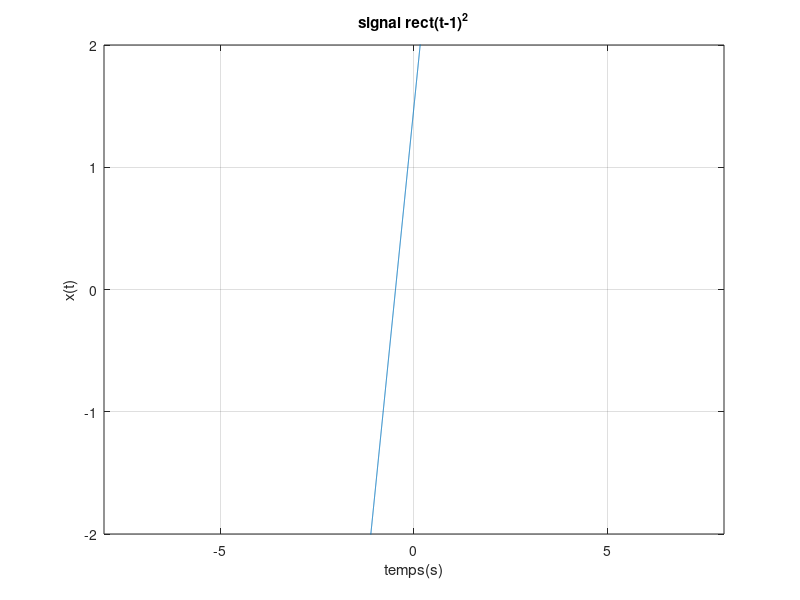

MATLAB code for this plot:
%Signal rectangulaire périodique :
clc 
clear all 

% rect(t-1)^2

t=-6:0.001:6;

v = pi*t+1.5;  % il montre  v = t-1
v1= square(v); % Ce pour faire x2 = (t-1)^2 

x = -square(v1); % Ce represente x(t)=rect(t-1)^2 

x(x<0)=0; 
x(x>0)=1; 

% plot x = rect(t-1)^2
plot(t,v);
axis([-8,8 -2,2]);
grid on 
xlabel('temps(s)');
ylabel('x(t)');
title('signal rect(t-1)^2');
